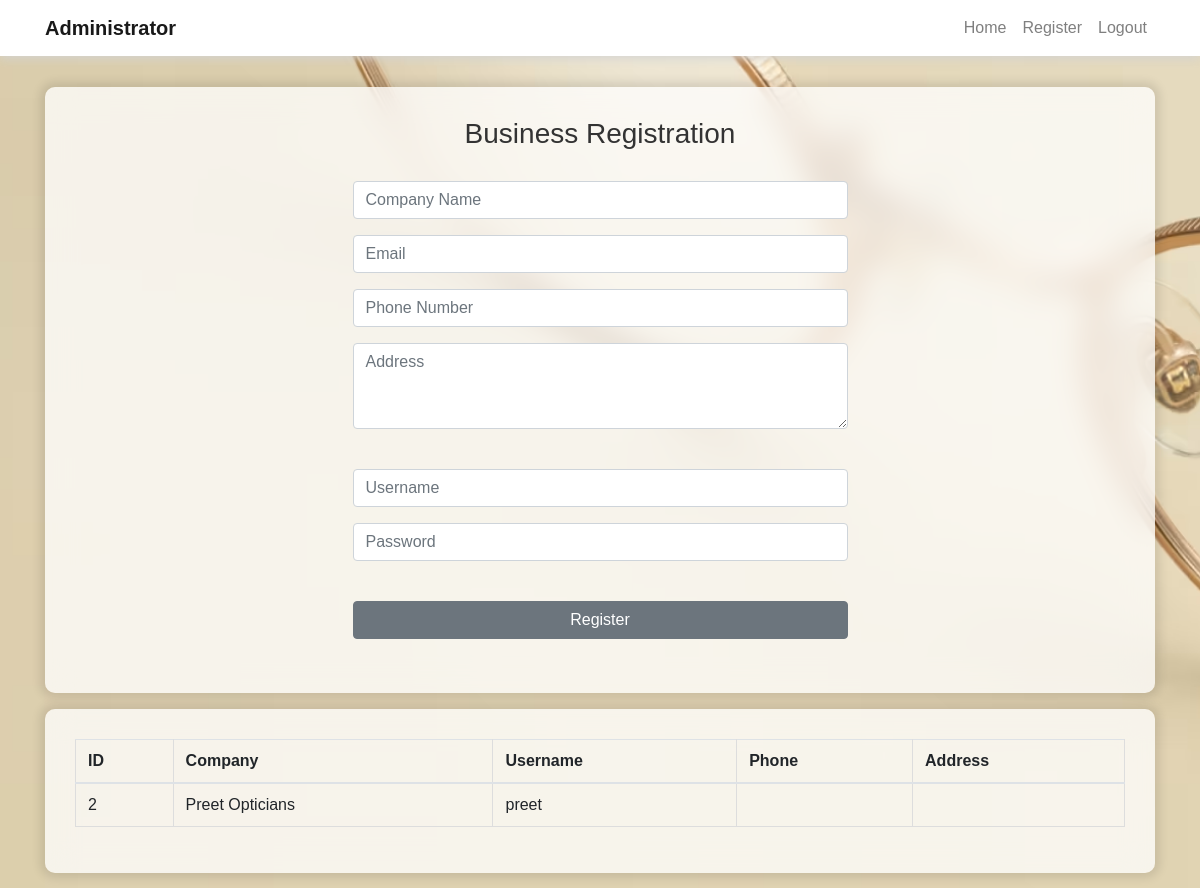
/reg.php (signed in), run on an earlier commit of the app's database.
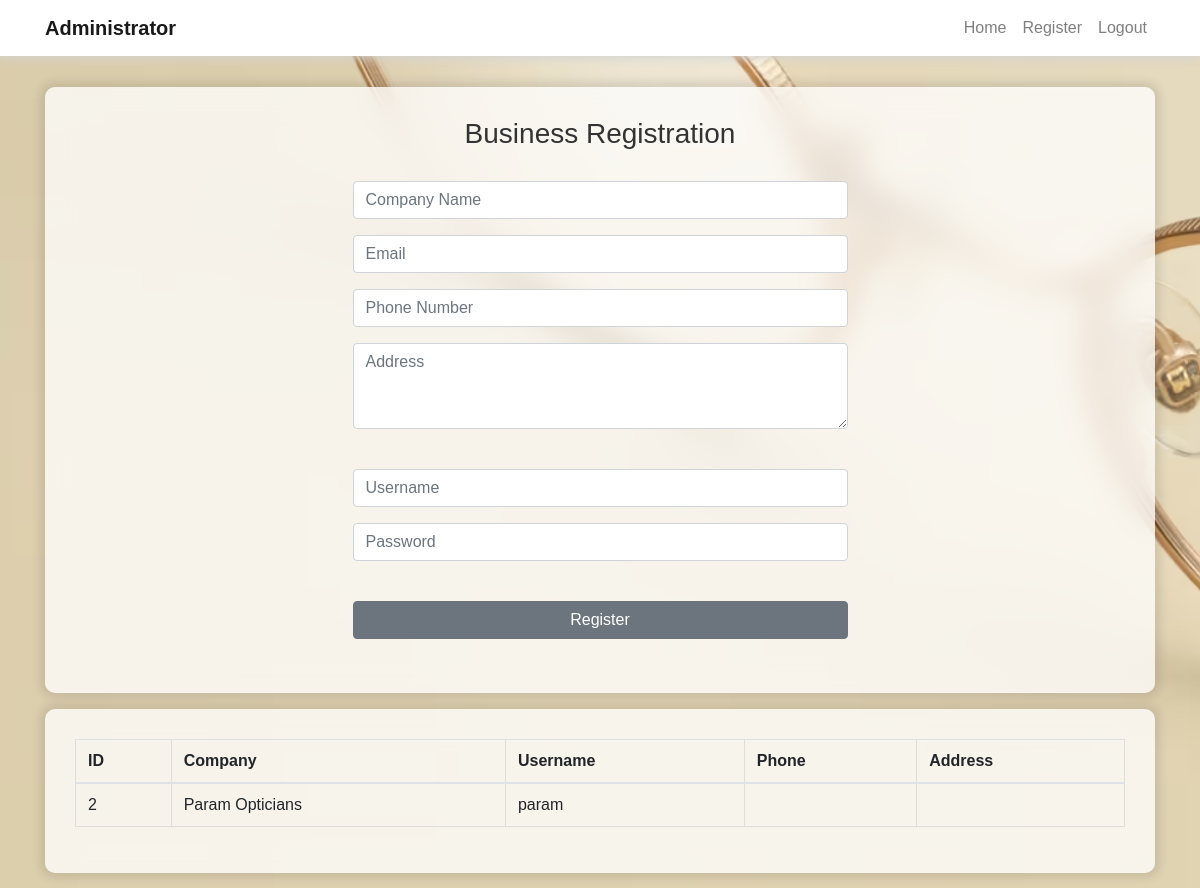
And on a later commit of the database.
### tables this page shows
CREATE TABLE `busers` (
  `id` int(11) NOT NULL,
  `comp_name` varchar(200) NOT NULL,
  `email` varchar(200) DEFAULT NULL,
  `phone` varchar(30) DEFAULT NULL,
  `address` text DEFAULT NULL,
  `un` varchar(50) NOT NULL,
  `pw` varchar(50) NOT NULL
);

### reg.php (the view, shortened to what this page needs)
<html lang="en">
<head>
	<link rel="stylesheet" href="assets/vender/bootstrap-4.6.2-dist/css/bootstrap.min.css">
	<link rel="stylesheet" href="assets/css/global.css">
	<link rel="stylesheet" href="assets/css/responsive_table.css">
</head>
<body>
	<?php
	include("admin_navbar.php");
	?>
	<div class="container">
		<br /><br /><br />
		<form method="post" action="backend/save_reg.php">
			<div class="lf">
				<div class="col">
					<h1 class="text-center">Business Registration</h1>
					<div class="row justify-content-center">
						<div class="col-md-6">
							<div class="form-group">
								<input type="text" class="form-control" name="comp_name" placeholder="Company Name"
									required />
							</div>
							<div class="form-group">
								<input type="email" class="form-control" id="email" name="email" placeholder="Email">
							</div>
							<div class="form-group">
								<input type="tel" class="form-control" id="phone" name="phone"
									placeholder="Phone Number">
							</div>
							<div class="form-group">
								<textarea class="form-control" id="address" name="address" rows="3"
									placeholder="Address"></textarea>
							</div>
							<br>
							<div class="form-group">
								<input type="text" class="form-control" name="un" maxlength="45" title="maxlength 45"
									placeholder="Username" required />
							</div>
							<div class="form-group">
								<input type="text" class="form-control" name="pw" maxlength="45" title="maxlength 45"
									placeholder="Password" required />
							</div>
							<div>
								<br>
								<input type="submit" class="btn btn-secondary btn-block" value="Register" />
								<br />
							</div>
						</div>
					</div>
				</div>
			</div>
		</form>
		<div class="lf">
			<?php
			include("config/confile.php");
			$sql = "SELECT * FROM busers WHERE id!=1 ORDER BY comp_name";
			$res = $con->query($sql);
			if ($res->num_rows > 0) {
				?>
				<table class="table table-hover">
					<thead>
						<tr>
							<th>ID</th>
							<th>Company</th>
							<th>Username</th>
							<th>Phone</th>
							<th>Address</th>
						</tr>
					</thead>
					<tbody>
						<?php
						while ($row = $res->fetch_assoc()) {
							?>
							<tr>
								<td data-label="ID"><?php echo $row['id']; ?></td>
								<td data-label="Company"><?php echo $row['comp_name']; ?></td>
								<td data-label="Username"><?php echo $row['un']; ?></td>
								<td data-label="Phone"><?php echo $row['phone']; ?></td>
								<td data-label="Address"><?php echo $row['address']; ?></td>
							</tr>
							<?php
						}
						?>
					</tbody>
				</table>
				<?php
			}
			?>
		</div>
	</div>
</body>
</html>

### admin_navbar.php (shortened to what this page needs)
<nav style="box-shadow: 0 2px 10px lightgray;" class="navbar navbar-expand-md navbar-light bg-white fixed-top">
	<div class="container">
		<a class="navbar-brand" href="admin_home.php">
			<span style=" font-weight:bold; font-size:20px;">
				Administrator
			</span>
		</a>
		<div class="collapse navbar-collapse" id="navbarCollapse">
			<ul class="navbar-nav ml-auto">
				<li class="nav-item"><a class="nav-link" href="admin_home.php">Home</a></li>
				<li class="nav-item"><a class="nav-link" href="reg.php">Register</a></li>
				<li class="nav-item">
					<a class="nav-link" href="backend/logout.php"
						onclick="return confirm('Are you sure you want to logout?');">Logout</a>
				</li>
			</ul>
		</div>
	</div>
</nav>

### assets/css/global.css (style rules this page uses)
html { scroll-behavior: smooth; }
:root { --body-font: "Poppins", sans-serif; }
body { background-image: url('../images/photo-1577400983943-874919eca6ce.avif'); background-repeat: no-repeat; background-position: right; background-attachment: fixed; background-size: cover; font-family: Arial, sans-serif; }
.lf { margin: 15px 0; background: rgba(255, 255, 255, 0.75); padding: 30px; border-radius: 10px; box-shadow: 0px 0px 10px 5px rgba(0, 0, 0, 0.1); backdrop-filter: blur(15px); }
.lf h1 { font-size: 28px; color: #333; text-align: center; margin-bottom: 30px; }

### assets/css/responsive_table.css (style rules this page uses)
table { width: 100%; border-collapse: collapse; }
table td, table th { padding: 10px; text-align: left; border: 1px solid #ddd; }
input { width: 100%; box-sizing: border-box; }

### admin_navbar.php (style rules this page uses)
body { background-image: url("assets/images/reading-glasses-desktop.avif"); background-position: center; }

What changed in the data, as far as the page shows it:
changed busers id 2: comp_name "Preet Opticians" → "Param Opticians"; un "preet" → "param"
